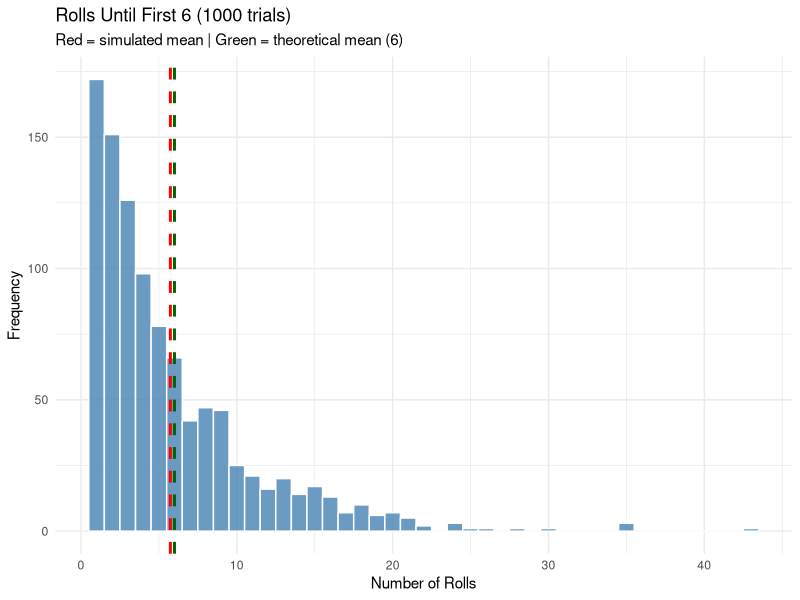
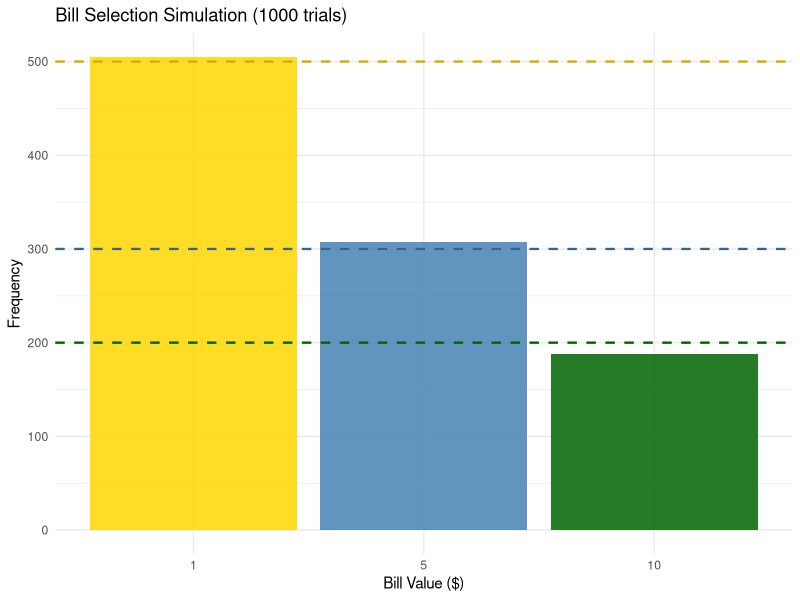

The R script that drew these images, in order:
## ---- chunk 1
library(tidyverse)
library(ggplot2)
set.seed(42)
## ---- chunk 2
states <- c("Alabama","Alaska","Arizona","Arkansas","California",
            "Colorado","Connecticut","Delaware","Florida","Georgia",
            "Hawaii","Idaho","Illinois","Indiana","Iowa",
            "Kansas","Kentucky","Louisiana","Maine","Maryland",
            "Massachusetts","Michigan","Minnesota","Mississippi","Missouri",
            "Montana","Nebraska","Nevada","New Hampshire","New Jersey",
            "New Mexico","New York","North Carolina","North Dakota","Ohio",
            "Oklahoma","Oregon","Pennsylvania","Rhode Island","South Carolina",
            "South Dakota","Tennessee","Texas","Utah","Vermont",
            "Virginia","Washington","West Virginia","Wisconsin","Wyoming")
## ---- chunk 3
set.seed(123)
sample_indices <- sample(1:50, size = 10, replace = FALSE)
cat("Selected state numbers:", sample_indices, "\n")
cat("Selected states:\n")
for (i in sort(sample_indices)) {
  cat(sprintf("  %02d. %s\n", i, states[i]))
}
## ---- chunk 4
N <- 50; n <- 10
k <- N / n  # interval = 5

set.seed(7)
start <- sample(1:k, 1)
cat("Random start:", start, "\n")

sys_indices <- seq(start, N, by = k)
cat("Selected state numbers:", sys_indices, "\n\n")
cat("Selected states:\n")
for (i in sys_indices) {
  cat(sprintf("  %02d. %s\n", i, states[i]))
}
## ---- chunk 5
students <- data.frame(
  name   = c("Ald P","Brown D","Bear T","Carson S","Collins C",
             "Davis W","Hogan M","Jones L","Lutz H","Lyons L",
             "Martin J","Meloski G","Oeler G","Peters M","Peterson J",
             "Smith N","Thomas J","Toms D","Unger R","Zibert M"),
  gender = c("M","M","F","F","F","M","M","F","M","M",
             "F","M","M","F","M","F","M","F","F","F"),
  grade  = c("Fr","So","Fr","Fr","Fr","Fr","Fr","So","So","So",
             "Fr","Fr","So","So","Fr","Fr","So","So","So","So")
)
## ---- chunk 6
# Stratify and sample 2 from each stratum
set.seed(42)
stratified <- students %>%
  group_by(gender, grade) %>%
  slice_sample(n = 2) %>%
  arrange(gender, grade)

print(stratified)
## ---- chunk 7
set.seed(101)
n_people <- 20
p_snore  <- 0.20

# Simulate with R's built-in Bernoulli sampler
snores <- rbinom(n_people, size = 1, prob = p_snore)

cat("Simulation results (1 = snores, 0 = does not):\n")
cat(snores, "\n\n")
cat("Number who snore:", sum(snores), "out of", n_people, "\n")
cat("Proportion:", round(mean(snores), 3),
    "  (Theoretical: 0.20)\n")
## ---- chunk 8
set.seed(99)
n_games  <- 5
p_bill   <- 2/3

winners <- sample(c("Bill","Mike"),
                  size = n_games,
                  replace = TRUE,
                  prob = c(p_bill, 1 - p_bill))

cat("Game-by-game results:\n")
for (i in seq_along(winners)) cat("  Game", i, ":", winners[i], "\n")

cat("\nBill wins:", sum(winners == "Bill"), "games\n")
cat("Mike wins:", sum(winners == "Mike"), "games\n")
## ---- chunk 9
set.seed(55)
n_trials <- 20

rolls_needed <- replicate(n_trials, {
  count <- 0
  repeat {
    roll <- sample(1:6, 1)
    count <- count + 1
    if (roll == 6) break
  }
  count
})

cat("Rolls per trial:", rolls_needed, "\n")
cat("Total rolls:", sum(rolls_needed), "\n")
cat("Simulated average:", round(mean(rolls_needed), 2), "\n")
cat("Theoretical average (1/p = 6):", 6, "\n")
## ---- chunk 10
set.seed(55)
many_trials <- replicate(1000, {
  count <- 0
  repeat {
    roll <- sample(1:6, 1)
    count <- count + 1
    if (roll == 6) break
  }
  count
})
## ---- chunk 11
ggplot(data.frame(rolls = many_trials), aes(x = rolls)) +
  geom_histogram(binwidth = 1, fill = "steelblue", color = "white", alpha = 0.8) +
  geom_vline(xintercept = mean(many_trials), color = "red", linetype = "dashed", linewidth = 1) +
  geom_vline(xintercept = 6, color = "darkgreen", linetype = "dashed", linewidth = 1) +
  labs(title = "Rolls Until First 6 (1000 trials)",
       subtitle = "Red = simulated mean | Green = theoretical mean (6)",
       x = "Number of Rolls", y = "Frequency") +
  theme_minimal()
## ---- chunk 12
set.seed(77)
n_trials   <- 25
correct_key <- 2

tries_needed <- replicate(n_trials, {
  keys <- sample(1:4, 4, replace = FALSE)  # random order
  which(keys == correct_key)               # position of correct key
})

cat("Tries per trial:", tries_needed, "\n")
cat("Total tries:", sum(tries_needed), "\n")
cat("Simulated average:", round(mean(tries_needed), 3), "\n")
cat("Theoretical average ((n+1)/2 = 2.5):", 2.5, "\n")
## ---- chunk 13
set.seed(33)
n_trials <- 25

bills    <- c(1, 5, 10)
probs    <- c(0.5, 0.3, 0.2)

draws <- sample(bills, size = n_trials, replace = TRUE, prob = probs)

cat("Bill values drawn:\n")
cat(draws, "\n\n")
cat("Total:", sum(draws), "\n")
cat("Simulated average: $", round(mean(draws), 2), "\n")
cat("Theoretical E(X): $", sum(bills * probs), "\n")
## ---- chunk 14
set.seed(33)
many_draws <- sample(bills, size = 1000, replace = TRUE, prob = probs)

ggplot(data.frame(value = many_draws), aes(x = factor(value))) +
  geom_bar(fill = c("gold","steelblue","darkgreen"), alpha = 0.85) +
  geom_hline(yintercept = 1000 * probs, linetype = "dashed",
             color = c("gold3","steelblue4","darkgreen"), linewidth = 0.8) +
  labs(title = "Bill Selection Simulation (1000 trials)",
       x = "Bill Value ($)", y = "Frequency") +
  theme_minimal()
